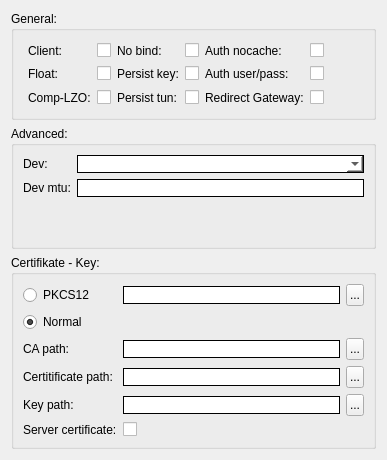
     <widget class="QWidget" name="tabGeneral">
      <attribute name="title">
       <string>General</string>
      </attribute>
      <layout class="QGridLayout" name="gridLayout_9">
       <item row="0" column="0">
        <widget class="QGroupBox" name="groupBox_3">
         <property name="title">
          <string>General:</string>
         </property>
         <layout class="QGridLayout" name="gridLayout_12">
          <item row="0" column="0">
           <layout class="QGridLayout" name="gridLayoutGeneral">
            <property name="leftMargin">
             <number>5</number>
            </property>
            <property name="topMargin">
             <number>3</number>
            </property>
            <property name="bottomMargin">
             <number>3</number>
            </property>
            <item row="0" column="0">
             <widget class="QLabel" name="label">
              <property name="text">
               <string>Client:</string>
              </property>
             </widget>
            </item>
            <item row="0" column="1">
             <widget class="QCheckBox" name="cbClient">
              <property name="enabled">
               <bool>true</bool>
              </property>
              <property name="cursor">
               <cursorShape>PointingHandCursor</cursorShape>
              </property>
              <property name="text">
               <string/>
              </property>
             </widget>
            </item>
            <item row="1" column="0">
             <widget class="QLabel" name="label_8">
              <property name="text">
               <string>Float:</string>
              </property>
             </widget>
            </item>
            <item row="1" column="1">
             <widget class="QCheckBox" name="cbFloat">
              <property name="enabled">
               <bool>true</bool>
              </property>
              <property name="cursor">
               <cursorShape>PointingHandCursor</cursorShape>
              </property>
              <property name="text">
               <string/>
              </property>
             </widget>
            </item>
            <item row="2" column="0">
             <widget class="QLabel" name="label_16">
              <property name="text">
               <string>Comp-LZO:</string>
              </property>
             </widget>
            </item>
            <item row="2" column="1">
             <widget class="QCheckBox" name="cbCompLzo">
              <property name="enabled">
               <bool>true</bool>
              </property>
              <property name="cursor">
               <cursorShape>PointingHandCursor</cursorShape>
              </property>
              <property name="text">
               <string/>
              </property>
             </widget>
            </item>
            <item row="0" column="2">
             <widget class="QLabel" name="label_11">
              <property name="text">
               <string>No bind:</string>
              </property>
             </widget>
            </item>
            <item row="0" column="3">
             <widget class="QCheckBox" name="cbNobind">
              <property name="enabled">
               <bool>true</bool>
              </property>
              <property name="cursor">
               <cursorShape>PointingHandCursor</cursorShape>
              </property>
              <property name="text">
               <string/>
              </property>
             </widget>
            </item>
            <item row="1" column="2">
             <widget class="QLabel" name="label_12">
              <property name="text">
               <string>Persist key:</string>
              </property>
             </widget>
            </item>
            <item row="2" column="2">
             <widget class="QLabel" name="label_13">
              <property name="text">
               <string>Persist tun:</string>
              </property>
             </widget>
            </item>
            <item row="1" column="3">
             <widget class="QCheckBox" name="cbPersistKey">
              <property name="enabled">
               <bool>true</bool>
              </property>
              <property name="cursor">
               <cursorShape>PointingHandCursor</cursorShape>
              </property>
              <property name="text">
               <string/>
              </property>
             </widget>
            </item>
            <item row="0" column="4">
             <widget class="QLabel" name="label_19">
              <property name="text">
               <string>Auth nocache:</string>
              </property>
             </widget>
            </item>
            <item row="2" column="3">
             <widget class="QCheckBox" name="cbPersistTun">
              <property name="enabled">
               <bool>true</bool>
              </property>
              <property name="cursor">
               <cursorShape>PointingHandCursor</cursorShape>
              </property>
              <property name="text">
               <string/>
              </property>
             </widget>
            </item>
            <item row="0" column="5">
             <widget class="QCheckBox" name="cbNoCache">
              <property name="enabled">
               <bool>true</bool>
              </property>
              <property name="cursor">
               <cursorShape>PointingHandCursor</cursorShape>
              </property>
              <property name="text">
               <string/>
              </property>
             </widget>
            </item>
            <item row="1" column="4">
             <widget class="QLabel" name="label_20">
              <property name="text">
               <string>Auth user/pass:</string>
              </property>
             </widget>
            </item>
            <item row="1" column="5">
             <widget class="QCheckBox" name="cbUserPass">
              <property name="enabled">
               <bool>true</bool>
              </property>
              <property name="cursor">
               <cursorShape>PointingHandCursor</cursorShape>
              </property>
              <property name="text">
               <string/>
              </property>
             </widget>
            </item>
            <item row="2" column="4">
             <widget class="QLabel" name="label_42">
              <property name="text">
               <string>Redirect Gateway:</string>
              </property>
             </widget>
            </item>
            <item row="2" column="5">
             <widget class="QCheckBox" name="cbRedirectGateway">
              <property name="cursor">
               <cursorShape>PointingHandCursor</cursorShape>
              </property>
              <property name="text">
               <string/>
              </property>
             </widget>
            </item>
            <item row="1" column="6">
             <spacer name="horizontalSpacer">
              <property name="orientation">
               <enum>Qt::Horizontal</enum>
              </property>
              <property name="sizeHint" stdset="0">
               <size>
                <width>40</width>
                <height>20</height>
               </size>
              </property>
             </spacer>
            </item>
           </layout>
          </item>
         </layout>
        </widget>
       </item>
       <item row="1" column="0">
        <widget class="QGroupBox" name="groupBox_7">
         <property name="title">
          <string>Advanced:</string>
         </property>
         <layout class="QGridLayout" name="gridLayout_10">
          <item row="0" column="0">
           <layout class="QHBoxLayout" name="horizontalLayout_3">
            <item>
             <layout class="QVBoxLayout" name="verticalLayout_8">
              <item>
               <widget class="QLabel" name="label_3">
                <property name="text">
                 <string>Dev:</string>
                </property>
               </widget>
              </item>
              <item>
               <widget class="QLabel" name="label_4">
                <property name="text">
                 <string>Dev mtu:</string>
                </property>
               </widget>
              </item>
             </layout>
            </item>
            <item>
             <layout class="QVBoxLayout" name="verticalLayout_7">
              <item>
               <widget class="QComboBox" name="cmbDev">
                <property name="enabled">
                 <bool>true</bool>
                </property>
                <property name="styleSheet">
                 <string notr="true">:enabled {border: 1px solid black; background-color: rgb(255, 255, 255);}
:disabled {border: 1px solid black; background-color: rgb(195, 195, 195);}
:hover {border: 1px solid red; }</string>
                </property>
               </widget>
              </item>
              <item>
               <widget class="QLineEdit" name="txtMtu">
                <property name="enabled">
                 <bool>true</bool>
                </property>
                <property name="styleSheet">
                 <string notr="true">:enabled {border: 1px solid black; background-color: rgb(255, 255, 255);}
:disabled {border: 1px solid black; background-color: rgb(195, 195, 195);}
:hover {border: 1px solid red; }</string>
                </property>
               </widget>
              </item>
             </layout>
            </item>
           </layout>
          </item>
          <item row="1" column="0">
           <spacer name="verticalSpacer_3">
            <property name="orientation">
             <enum>Qt::Vertical</enum>
            </property>
            <property name="sizeHint" stdset="0">
             <size>
              <width>20</width>
              <height>40</height>
             </size>
            </property>
           </spacer>
          </item>
         </layout>
        </widget>
       </item>
       <item row="2" column="0">
        <widget class="QGroupBox" name="groupBox_4">
         <property name="title">
          <string>Certifikate - Key:</string>
         </property>
         <layout class="QGridLayout" name="gridLayout_11">
          <item row="0" column="0">
           <widget class="QRadioButton" name="rbPkcs">
            <property name="text">
             <string>PKCS12</string>
            </property>
           </widget>
          </item>
          <item row="0" column="1">
           <widget class="QLineEdit" name="txtPkcs12Path">
            <property name="styleSheet">
             <string notr="true">:enabled {border: 1px solid black; background-color: rgb(255, 255, 255);}
:disabled {border: 1px solid black; background-color: rgb(195, 195, 195);}
:hover {border: 1px solid red; }</string>
            </property>
           </widget>
          </item>
          <item row="0" column="2">
           <widget class="QPushButton" name="cmdGetPkcs12Path">
            <property name="maximumSize">
             <size>
              <width>16777215</width>
              <height>16777215</height>
             </size>
            </property>
            <property name="cursor">
             <cursorShape>PointingHandCursor</cursorShape>
            </property>
            <property name="styleSheet">
             <string notr="true">:hover {background-color: rgb(195, 195, 195);}
QPushButton {;text-align:center;
	padding-left: 3px;
	padding-top: 3px;
   padding-right: 3px;
	padding-bottom: 3px;}</string>
            </property>
            <property name="text">
             <string>...</string>
            </property>
           </widget>
          </item>
          <item row="1" column="0">
           <widget class="QRadioButton" name="rbNormal">
            <property name="text">
             <string>Normal</string>
            </property>
            <property name="checked">
             <bool>true</bool>
            </property>
           </widget>
          </item>
          <item row="2" column="0">
           <widget class="QLabel" name="label_2">
            <property name="text">
             <string>CA path:</string>
            </property>
           </widget>
          </item>
          <item row="2" column="1">
           <widget class="QLineEdit" name="txtCA">
            <property name="enabled">
             <bool>true</bool>
            </property>
            <property name="styleSheet">
             <string notr="true">:enabled {border: 1px solid black; background-color: rgb(255, 255, 255);}
:disabled {border: 1px solid black; background-color: rgb(195, 195, 195);}
:hover {border: 1px solid red; }</string>
            </property>
            <property name="readOnly">
             <bool>true</bool>
            </property>
           </widget>
          </item>
          <item row="2" column="2">
           <widget class="QPushButton" name="cmdGetCAPath">
            <property name="enabled">
             <bool>true</bool>
            </property>
            <property name="cursor">
             <cursorShape>PointingHandCursor</cursorShape>
            </property>
            <property name="styleSheet">
             <string notr="true">:hover {background-color: rgb(195, 195, 195);}
QPushButton {;text-align:center;
	padding-left: 3px;
	padding-top: 3px;
   padding-right: 3px;
	padding-bottom: 3px;}</string>
            </property>
            <property name="text">
             <string>...</string>
            </property>
           </widget>
          </item>
          <item row="3" column="0">
           <widget class="QLabel" name="label_14">
            <property name="text">
             <string>Certitificate path:</string>
            </property>
           </widget>
          </item>
          <item row="3" column="1">
           <widget class="QLineEdit" name="txtCert">
            <property name="enabled">
             <bool>true</bool>
            </property>
            <property name="styleSheet">
             <string notr="true">:enabled {border: 1px solid black; background-color: rgb(255, 255, 255);}
:disabled {border: 1px solid black; background-color: rgb(195, 195, 195);}
:hover {border: 1px solid red; }</string>
            </property>
            <property name="readOnly">
             <bool>true</bool>
            </property>
           </widget>
          </item>
          <item row="3" column="2">
           <widget class="QPushButton" name="cmdGetCertPath">
            <property name="enabled">
             <bool>true</bool>
            </property>
            <property name="cursor">
             <cursorShape>PointingHandCursor</cursorShape>
            </property>
            <property name="styleSheet">
             <string notr="true">:hover {background-color: rgb(195, 195, 195);}
QPushButton {;text-align:center;
	padding-left: 3px;
	padding-top: 3px;
   padding-right: 3px;
	padding-bottom: 3px;}</string>
            </property>
            <property name="text">
             <string>...</string>
            </property>
           </widget>
          </item>
          <item row="4" column="0">
           <widget class="QLabel" name="label_15">
            <property name="text">
             <string>Key path:</string>
            </property>
           </widget>
          </item>
          <item row="4" column="1">
           <widget class="QLineEdit" name="txtKey">
            <property name="enabled">
             <bool>true</bool>
            </property>
            <property name="styleSheet">
             <string notr="true">:enabled {border: 1px solid black; background-color: rgb(255, 255, 255);}
:disabled {border: 1px solid black; background-color: rgb(195, 195, 195);}
:hover {border: 1px solid red; }</string>
            </property>
            <property name="readOnly">
             <bool>true</bool>
            </property>
           </widget>
          </item>
          <item row="4" column="2">
           <widget class="QPushButton" name="cmdGetKeyPath">
            <property name="enabled">
             <bool>true</bool>
            </property>
            <property name="cursor">
             <cursorShape>PointingHandCursor</cursorShape>
            </property>
            <property name="styleSheet">
             <string notr="true">:hover {background-color: rgb(195, 195, 195);}
QPushButton {;text-align:center;
	padding-left: 3px;
	padding-top: 3px;
   padding-right: 3px;
	padding-bottom: 3px;}</string>
            </property>
            <property name="text">
             <string>...</string>
            </property>
           </widget>
          </item>
          <item row="5" column="0">
           <widget class="QLabel" name="label_33">
            <property name="text">
             <string>Server certificate:</string>
            </property>
           </widget>
          </item>
          <item row="5" column="1">
           <widget class="QCheckBox" name="cbCertIsServer">
            <property name="enabled">
             <bool>true</bool>
            </property>
            <property name="cursor">
             <cursorShape>PointingHandCursor</cursorShape>
            </property>
            <property name="text">
             <string/>
            </property>
           </widget>
          </item>
         </layout>
        </widget>
       </item>
      </layout>
     </widget>
